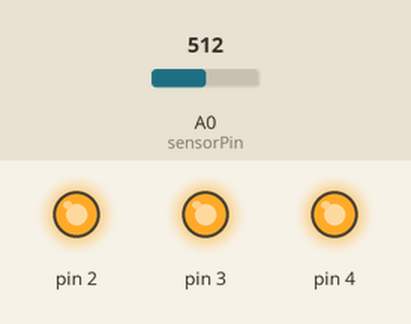
Bench run of a sketch on a simulated Arduino Uno, built with avr-gcc and run on an emulated ATmega328P. Parts: output pins drawn as LEDs (lit = HIGH). The inputs (shaded band) are chosen by the test bench; at power-on: A0 (sensorPin) = 512.

Above: at 1.2 s.
1.3 s: A0 (sensorPin) set to 174
2.8 s: A0 (sensorPin) set to 157
At 4.0 s:
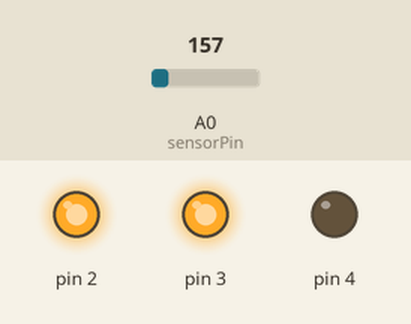
4.3 s: A0 (sensorPin) set to 122
At 5.4 s:
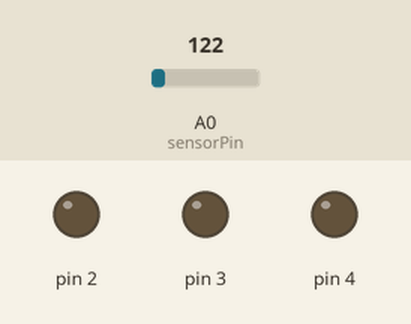
5.8 s: A0 (sensorPin) set to 306
At 6.5 s:
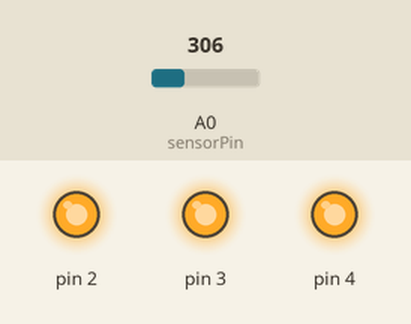
7.3 s: A0 (sensorPin) set to 0
At 7.6 s:
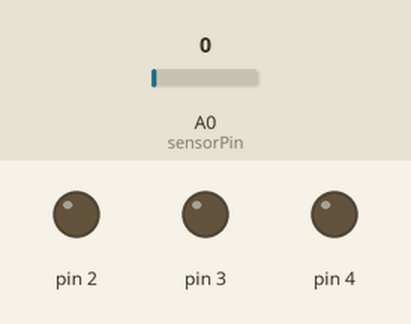
Timing chart, 0 to 9.8 s (numbered marks = the images above; inputs shaded):
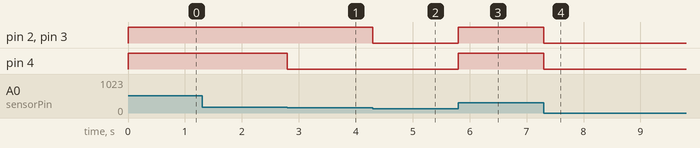

Measured:
- the behaviour switches between 158 and 157 on A0 (sensorPin) (found by bisection; images 0 and 1)
- after the input at 1.3 s, every drawn part: stays the same
- after the input at 2.8 s, pin 4: HIGH → LOW at once
- after the input at 4.3 s, pin 2, pin 3: HIGH → LOW at once
- after the input at 5.8 s, pin 2–4: LOW → HIGH at once
- after the input at 7.3 s, pin 2–4: HIGH → LOW at once

The sketch:

sketch_Love_O_Meter.ino
```cpp
int sensorPin = A0;
float baselineTemp = 21.0;


void setup() {
  Serial.begin (9600);

  for (int pinNumber = 2; pinNumber < 5; pinNumber++) {

    pinMode (pinNumber, OUTPUT);

    digitalWrite (pinNumber, LOW);
  }
}

void loop() {
  int sensorVal = analogRead (sensorPin);
  float voltage = (sensorVal / 1024.0) * 5.0;
  float temperature = (voltage - .5) * 100;

  if (temperature <  baselineTemp) {
    digitalWrite(2, LOW);
    digitalWrite(3, LOW);
    digitalWrite(4, LOW);
  } else if (temperature >= baselineTemp + 2 &&
             temperature < baselineTemp + 4) {
    digitalWrite(2, HIGH);
    digitalWrite(3, LOW);
    digitalWrite(4, LOW);
  } else if (temperature >= baselineTemp + 4 &&
             temperature < baselineTemp + 6) {
    digitalWrite(2, HIGH);
    digitalWrite(3, HIGH);
    digitalWrite(4, LOW);
  } else if (temperature >= baselineTemp + 6) {
    digitalWrite(2, HIGH);
    digitalWrite(3, HIGH);
    digitalWrite(4, HIGH);
  }

  delay(1);


}
```
